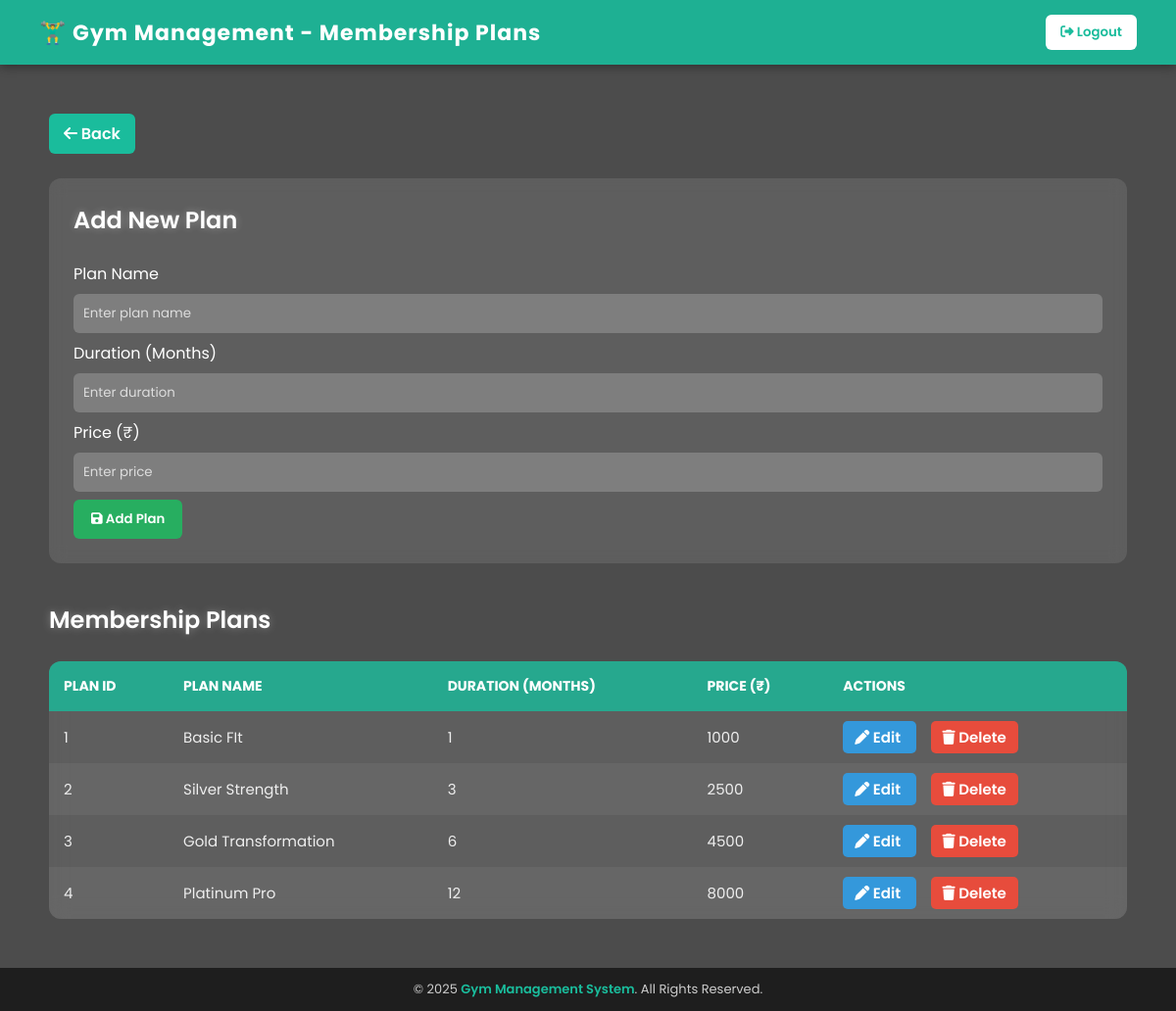
Screenshot of /plan.php (signed in) with the database file from the repository.
### tables this page shows
CREATE TABLE `Plan` (
  `plan_id` int(11) NOT NULL,
  `plan_name` varchar(100) NOT NULL,
  `duration_month` int(11) NOT NULL,
  `price` int(11) NOT NULL
);

### plan.php (the view, shortened to what this page needs)
<?php
include("database.php");
$editMode = false;
$plan_name = "";
$duration = "";
$price = "";
$query = "SELECT * FROM Plan ORDER BY plan_id ASC";
$result = $conn->query($query);
?>
<!DOCTYPE html>
<html lang="en">
<head>
<link rel="stylesheet" href="https://cdnjs.cloudflare.com/ajax/libs/font-awesome/6.5.0/css/all.min.css">
</head>
<body>
<header>
    <h1>🏋️‍♂️ Gym Management - Membership Plans</h1>
    <form method="POST" action="">
        <button type="submit" name="logout" class="logout-btn">
            <i class="fa-solid fa-right-from-bracket"></i> Logout
        </button>
    </form>
</header>
<main>
    <a href="dashboard.php" class="back-btn"><i class="fa-solid fa-arrow-left"></i> Back</a>
    <div class="form-container">
        <h2><?php echo $editMode ? "Edit Plan" : "Add New Plan"; ?></h2>
        <form method="POST" action="">
            <label>Plan Name</label>
            <input type="text" name="plan_name" placeholder="Enter plan name" value="<?php echo htmlspecialchars($plan_name); ?>" required>
            <label>Duration (Months)</label>
            <input type="text" name="duration" placeholder="Enter duration" value="<?php echo htmlspecialchars($duration); ?>" required>
            <label>Price (₹)</label>
            <input type="number" name="price" placeholder="Enter price" step="0.01" value="<?php echo htmlspecialchars($price); ?>" required>
            <button type="submit" name="save_plan" class="save-btn">
                <i class="fa-solid fa-floppy-disk"></i> <?php echo $editMode ? "Update Plan" : "Add Plan"; ?>
            </button>
        </form>
    </div>
    <h2>Membership Plans</h2>
    <table>
        <thead>
            <tr>
                <th>Plan ID</th>
                <th>Plan Name</th>
                <th>Duration (Months)</th>
                <th>Price (₹)</th>
                <th>Actions</th>
            </tr>
        </thead>
        <tbody>
            <?php if ($result && $result->num_rows > 0): ?>
                <?php while ($row = $result->fetch_assoc()): ?>
                    <tr>
                        <td><?php echo $row['plan_id']; ?></td>
                        <td><?php echo htmlspecialchars($row['plan_name']); ?></td>
                        <td><?php echo htmlspecialchars($row['duration_month']); ?></td>
                        <td><?php echo htmlspecialchars($row['price']); ?></td>
                        <td>
                            <a href="plan.php?edit=<?php echo $row['plan_id']; ?>" class="action-btn edit-btn">
                                <i class="fa-solid fa-pen"></i> Edit
                            </a>
                            <a href="plan.php?delete=<?php echo $row['plan_id']; ?>" class="action-btn delete-btn" onclick="return confirm('Are you sure you want to delete this plan?');">
                                <i class="fa-solid fa-trash"></i> Delete
                            </a>
                        </td>
                    </tr>
                <?php endwhile; ?>
            <?php else: ?>
                <tr><td colspan="5" style="text-align:center; color:#ccc;">No plans available</td></tr>
            <?php endif; ?>
        </tbody>
    </table>
</main>
<footer>
    © <?php echo date("Y"); ?> <span>Gym Management System</span>. All Rights Reserved.
</footer>
</body>
</html>

### plan.php (style rules this page uses)
* { box-sizing: border-box; font-family: 'Poppins', sans-serif; margin: 0; padding: 0; }
body { background: url('https://images.unsplash.com/photo-1571019613454-1cb2f99b2d8b?auto=format&fit=crop&w=1920&q=80') no-repeat center center/cover; color: #fff; min-height: 100vh; display: flex; flex-direction: column; position: relative; }
body::before { content: ""; position: absolute; top: 0; left: 0; width: 100%; height: 100%; background: rgba(0, 0, 0, 0.7); z-index: 0; }
header { background: rgba(26, 188, 156, 0.9); padding: 15px 40px; display: flex; justify-content: space-between; align-items: center; box-shadow: 0 2px 10px rgba(0,0,0,0.4); position: relative; z-index: 2; }
header h1 { font-size: 22px; letter-spacing: 1px; }
header .logout-btn { background: #fff; color: #1abc9c; border: none; padding: 8px 15px; border-radius: 6px; cursor: pointer; font-weight: 600; transition: 0.3s; }
main { flex: 1; padding: 50px; z-index: 2; position: relative; }
h2 { font-size: 24px; margin-bottom: 25px; font-weight: 600; text-shadow: 0 0 8px rgba(255, 255, 255, 0.3); }
.back-btn { display: inline-block; background: #1abc9c; color: #fff; padding: 8px 15px; border-radius: 6px; text-decoration: none; font-weight: 600; transition: 0.3s; margin-bottom: 25px; }
table { width: 100%; border-collapse: collapse; background: rgba(255, 255, 255, 0.1); border-radius: 12px; overflow: hidden; backdrop-filter: blur(10px); }
th, td { padding: 15px; text-align: left; }
th { background: rgba(26, 188, 156, 0.8); color: #fff; text-transform: uppercase; font-size: 14px; }
tr:nth-child(even) { background: rgba(255, 255, 255, 0.05); }
td { color: #eee; font-size: 15px; }
.action-btn { padding: 6px 12px; border: none; border-radius: 5px; cursor: pointer; font-weight: 600; transition: 0.3s; text-decoration: none; }
.edit-btn { background: #3498db; color: #fff; }
.delete-btn { margin-left: 15px; background: #e74c3c; color: #fff; }
.form-container { background: rgba(255, 255, 255, 0.1); padding: 25px; border-radius: 12px; backdrop-filter: blur(8px); margin-bottom: 40px; }
input[type=text], input[type=number] { width: 100%; padding: 10px; border-radius: 6px; border: none; margin: 8px 0; background: rgba(255, 255, 255, 0.2); color: #fff; }
input::placeholder { color: #ddd; }
.save-btn { background: #27ae60; color: #fff; border: none; padding: 10px 18px; border-radius: 6px; font-weight: 600; cursor: pointer; transition: 0.3s; }
footer { background: rgba(0, 0, 0, 0.6); text-align: center; padding: 12px; font-size: 13px; color: #ccc; position: relative; z-index: 2; }
footer span { color: #1abc9c; font-weight: 600; }

### rows the page displays
plan: plan_id "1", plan_name "Basic FIt", duration_month "1", price "1000"
plan: plan_id "2", plan_name "Silver Strength", duration_month "3", price "2500"
plan: plan_id "3", plan_name "Gold Transformation", duration_month "6", price "4500"
plan: plan_id "4", plan_name "Platinum Pro", duration_month "12", price "8000"
